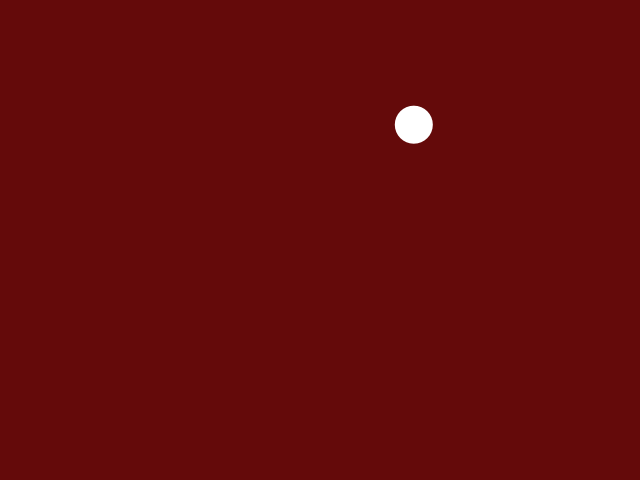
Frame 1 (no input)
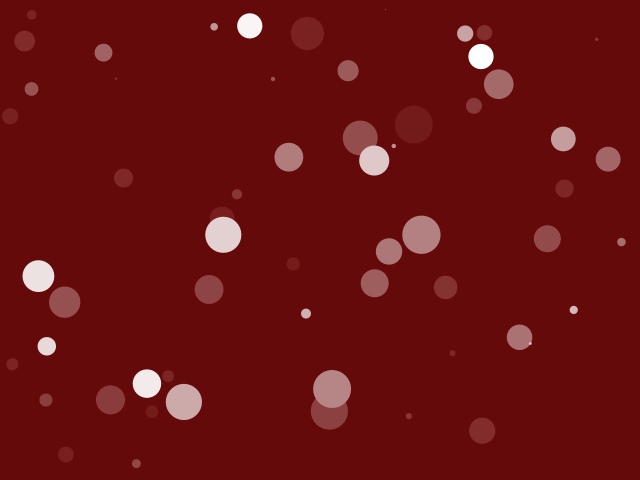
Frame 60 (the mouse pressed at the canvas centre just before this capture)
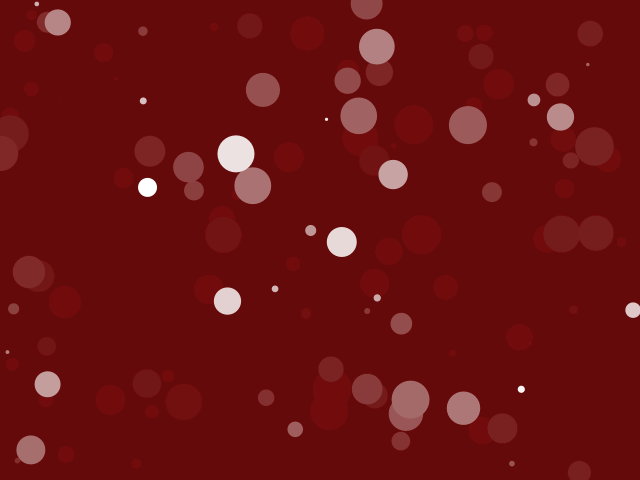
Frame 120 (the mouse held since frame 60 and released just before this capture)

The Processing sketch that drew these frames (run headless with seeded random() and noise(); from frame 60 on, the mouse is pressed at the canvas centre):

// Processing sketch: processing_11973
// ── processing_11973.pde

boolean stage1=true;

void setup(){
 size(640,480);
 background(100,10,10); 
}

void draw(){

int x=1; /*this is probably pointless but
i'm using it to make multiples of 20 for seconds*/
int s = second();
float randomX=random(width);
float randomY=random(height);
float randomSize=random(40);
//drawCircles(randomX, randomY, randomSize); 
if(stage1==true){
  drawCircles(randomX,randomY,randomSize);
 }else{
   drawCirclesOpposite(randomX,randomY,randomSize);
 }
 
}

void drawCircles(float randomX, float randomY, float randomSize){
  noStroke();
  fill(100,10,10,10);
  rect(0,0,width,height);
  noStroke();
  fill(255);
 ellipse(randomX, randomY, randomSize, randomSize);

}

void drawCirclesOpposite(float randomX, float randomY, float randomSize){
  fill(255,10);
  rect(0,0,width,height);
  noStroke();
  fill(100,10,10);
 ellipse(randomX, randomY, randomSize, randomSize);
 
}

void mouseClicked(){
  if(stage1==true){
    stage1=false;
    println("hi");
  } else {
    stage1=true;
    println("...");
  }
}
